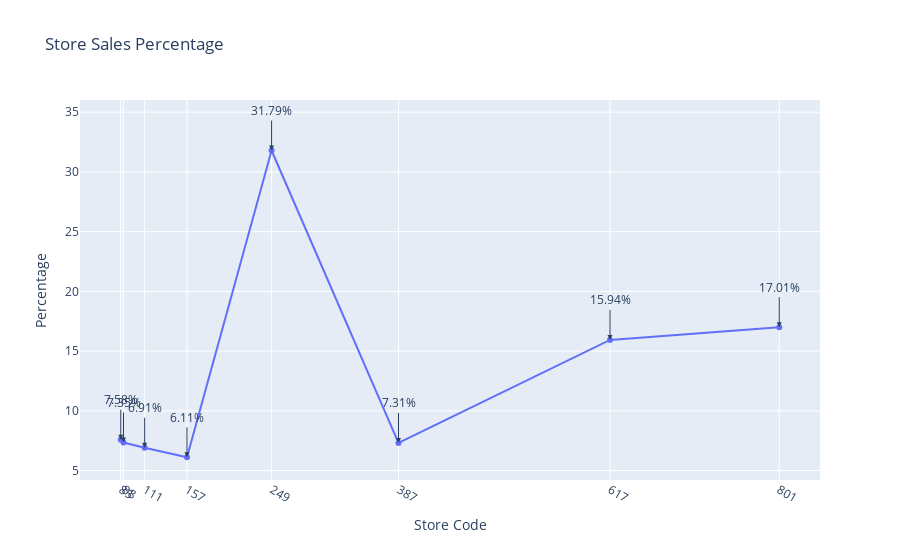

This figure's notebook cell:
### Code cell
store_total_sales = store_daily_sales.groupby('STORE_CODE')['QTY'].sum()
store_sales_percentage = (store_total_sales / store_total_sales.sum()) * 100

store_sales_sc = go.Scatter(x=store_sales_percentage.index, y=store_sales_percentage.values,
                            mode='lines+markers', text=store_sales_percentage.round(2),
                            textposition='top center', line=dict(shape='linear'))

annotations = [dict(x=store, y=percentage, text=f"{percentage:.2f}%", showarrow=True, arrowhead=2, ax=0, ay=-40)
               for store, percentage in zip(store_sales_percentage.index, store_sales_percentage.values)]

layout = go.Layout(title='Store Sales Percentage', xaxis=dict(title='Store Code', tickmode='array', tickvals=store_sales_percentage.index), yaxis=dict(title='Percentage'),
                   annotations=annotations)

fig = go.Figure(data=[store_sales_sc], layout=layout)
iplot(fig)

### Figure 1 — Plotly figure (JSON) as saved in the notebook; plotly's stock layout.template omitted (floating-point values rounded to 4 significant figures)
{"data": [{"line": {"shape": "linear"}, "mode": "lines+markers", "text": [7.58, 7.35, 6.91, 6.11, 31.79, 7.31, 15.94, 17.01], "textposition": "top center", "type": "scatter", "x": [85, 88, 111, 157, 249, 387, 617, 801], "y": [7.576, 7.351, 6.907, 6.115, 31.79, 7.314, 15.94, 17.01]}], "layout": {"annotations": [{"arrowhead": 2, "ax": 0, "ay": -40, "showarrow": true, "text": "7.58%", "x": 85, "y": 7.576}, {"arrowhead": 2, "ax": 0, "ay": -40, "showarrow": true, "text": "7.35%", "x": 88, "y": 7.351}, {"arrowhead": 2, "ax": 0, "ay": -40, "showarrow": true, "text": "6.91%", "x": 111, "y": 6.907}, {"arrowhead": 2, "ax": 0, "ay": -40, "showarrow": true, "text": "6.11%", "x": 157, "y": 6.115}, {"arrowhead": 2, "ax": 0, "ay": -40, "showarrow": true, "text": "31.79%", "x": 249, "y": 31.79}, {"arrowhead": 2, "ax": 0, "ay": -40, "showarrow": true, "text": "7.31%", "x": 387, "y": 7.314}, {"arrowhead": 2, "ax": 0, "ay": -40, "showarrow": true, "text": "15.94%", "x": 617, "y": 15.94}, {"arrowhead": 2, "ax": 0, "ay": -40, "showarrow": true, "text": "17.01%", "x": 801, "y": 17.01}], "title": {"text": "Store Sales Percentage"}, "xaxis": {"tickmode": "array", "tickvals": [85, 88, 111, 157, 249, 387, 617, 801], "title": {"text": "Store Code"}}, "yaxis": {"title": {"text": "Percentage"}}}}
